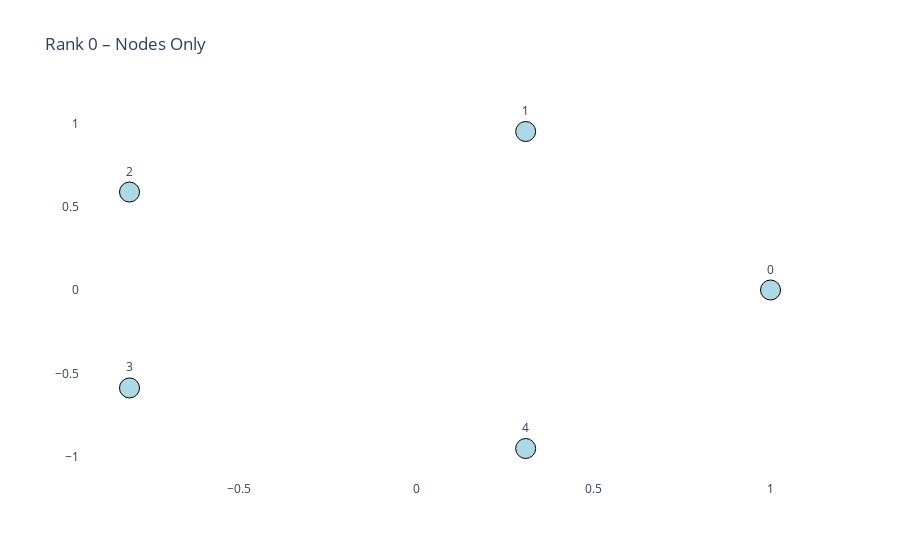
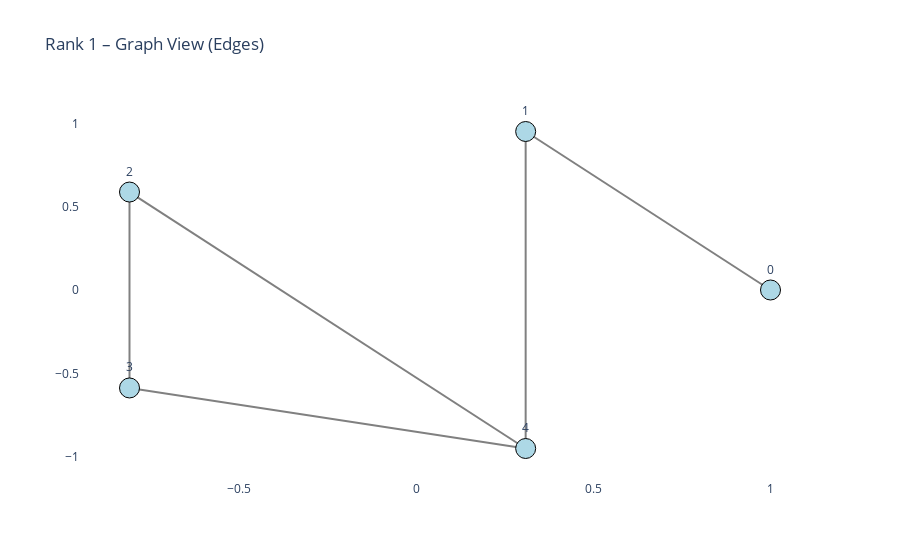
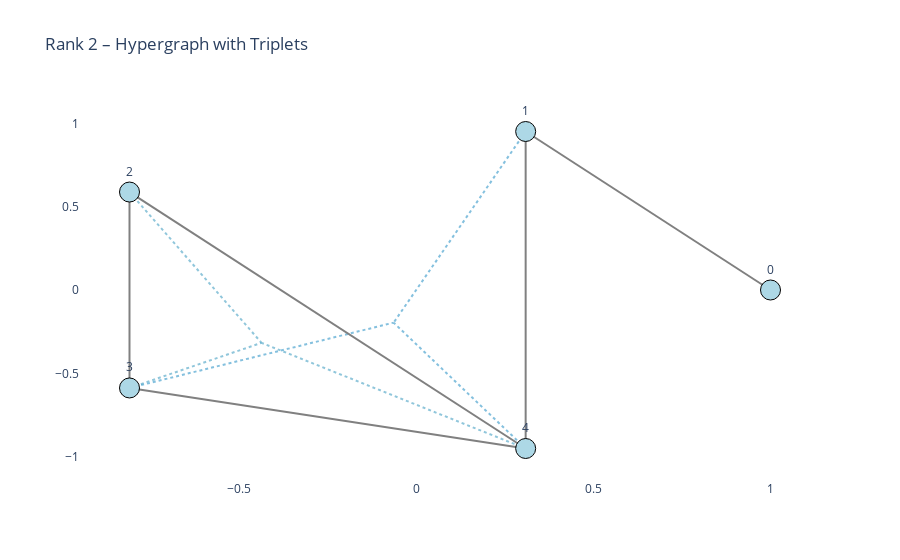

Write notebook code for charts like these, in order.
### Code cell
import plotly.graph_objects as go
import numpy as np

# --- Helpers ---
def layout_nodes(cc_nodes):
    n = len(cc_nodes)
    theta = np.linspace(0, 2 * np.pi, n, endpoint=False)
    return {node: (np.cos(t), np.sin(t)) for node, t in zip(cc_nodes, theta)}

def add_node_trace(pos, node_color="lightblue"):
    x, y = zip(*[pos[n] for n in pos])
    return go.Scatter(
        x=x, y=y, mode="markers+text",
        marker=dict(size=20, color=node_color, line=dict(color="black", width=1)),
        text=list(pos.keys()), textposition="top center", hoverinfo="text"
    )

def add_edge_trace(pos, edges, color="gray"):
    edge_x, edge_y = [], []
    for i, j in edges:
        x0, y0 = pos[i]
        x1, y1 = pos[j]
        edge_x += [x0, x1, None]
        edge_y += [y0, y1, None]
    return go.Scatter(x=edge_x, y=edge_y, mode="lines", line=dict(width=2, color=color), hoverinfo="none")

def add_hyperedge_trace(pos, triplets, colorscale="Viridis"):
    triplet_traces = []
    for i, triplet in enumerate(triplets):
        pts = np.array([pos[n] for n in triplet])
        cx, cy = pts.mean(axis=0)
        for n in triplet:
            x0, y0 = pos[n]
            triplet_traces.append(
                go.Scatter(
                    x=[x0, cx], y=[y0, cy],
                    mode="lines",
                    line=dict(color=f"rgba({50+20*i%255},{150+i*10%255},{200-i*5%255},0.6)", width=2, dash="dot"),
                    hoverinfo="none"
                )
            )
    return triplet_traces

# --- Load Pos + Layers ---
pos = layout_nodes(cc_data["nodes"])
edges = [tuple(e) for e in cc_data["edges"]]
triplets = [tuple(t) for t in cc_data["triplets"]]

# --- Layered Figures ---
figs = []

# Rank 0 (nodes)
fig0 = go.Figure()
fig0.add_trace(add_node_trace(pos))
fig0.update_layout(title="Rank 0 – Nodes Only", plot_bgcolor="white", showlegend=False)
figs.append(fig0)

# Rank 1 (graph)
fig1 = go.Figure()
fig1.add_trace(add_edge_trace(pos, edges))
fig1.add_trace(add_node_trace(pos))
fig1.update_layout(title="Rank 1 – Graph View (Edges)", plot_bgcolor="white", showlegend=False)
figs.append(fig1)

# Rank 2 (hypergraph)
fig2 = go.Figure()
for trace in add_hyperedge_trace(pos, triplets):
    fig2.add_trace(trace)
fig2.add_trace(add_edge_trace(pos, edges))
fig2.add_trace(add_node_trace(pos))
fig2.update_layout(title="Rank 2 – Hypergraph with Triplets", plot_bgcolor="white", showlegend=False)
figs.append(fig2)

# --- Show All ---
for f in figs:
    f.show()

### Figure 1 — Plotly figure (JSON) as saved in the notebook; plotly's stock layout.template omitted (floating-point values rounded to 4 significant figures)
{"data": [{"hoverinfo": "text", "marker": {"color": "lightblue", "line": {"color": "black", "width": 1}, "size": 20}, "mode": "markers+text", "text": ["0", "1", "2", "3", "4"], "textposition": "top center", "x": [1.0, 0.309, -0.809, -0.809, 0.309], "y": [0.0, 0.9511, 0.5878, -0.5878, -0.9511], "type": "scatter"}], "layout": {"title": {"text": "Rank 0 – Nodes Only"}, "plot_bgcolor": "white", "showlegend": false}}

### Figure 2 — Plotly figure (JSON) as saved in the notebook; plotly's stock layout.template omitted (floating-point values rounded to 4 significant figures)
{"data": [{"hoverinfo": "none", "line": {"color": "gray", "width": 2}, "mode": "lines", "x": [1.0, 0.309, null, 0.309, 0.309, null, -0.809, -0.809, null, -0.809, 0.309, null, -0.809, 0.309, null], "y": [0.0, 0.9511, null, 0.9511, -0.9511, null, 0.5878, -0.5878, null, 0.5878, -0.9511, null, -0.5878, -0.9511, null], "type": "scatter"}, {"hoverinfo": "text", "marker": {"color": "lightblue", "line": {"color": "black", "width": 1}, "size": 20}, "mode": "markers+text", "text": ["0", "1", "2", "3", "4"], "textposition": "top center", "x": [1.0, 0.309, -0.809, -0.809, 0.309], "y": [0.0, 0.9511, 0.5878, -0.5878, -0.9511], "type": "scatter"}], "layout": {"title": {"text": "Rank 1 – Graph View (Edges)"}, "plot_bgcolor": "white", "showlegend": false}}

### Figure 3 — Plotly figure (JSON) as saved in the notebook; plotly's stock layout.template omitted (floating-point values rounded to 4 significant figures)
{"data": [{"hoverinfo": "none", "line": {"color": "rgba(50,150,200,0.6)", "dash": "dot", "width": 2}, "mode": "lines", "x": [0.309, -0.06366], "y": [0.9511, -0.1959], "type": "scatter"}, {"hoverinfo": "none", "line": {"color": "rgba(50,150,200,0.6)", "dash": "dot", "width": 2}, "mode": "lines", "x": [-0.809, -0.06366], "y": [-0.5878, -0.1959], "type": "scatter"}, {"hoverinfo": "none", "line": {"color": "rgba(50,150,200,0.6)", "dash": "dot", "width": 2}, "mode": "lines", "x": [0.309, -0.06366], "y": [-0.9511, -0.1959], "type": "scatter"}, {"hoverinfo": "none", "line": {"color": "rgba(70,160,195,0.6)", "dash": "dot", "width": 2}, "mode": "lines", "x": [-0.809, -0.4363], "y": [0.5878, -0.317], "type": "scatter"}, {"hoverinfo": "none", "line": {"color": "rgba(70,160,195,0.6)", "dash": "dot", "width": 2}, "mode": "lines", "x": [-0.809, -0.4363], "y": [-0.5878, -0.317], "type": "scatter"}, {"hoverinfo": "none", "line": {"color": "rgba(70,160,195,0.6)", "dash": "dot", "width": 2}, "mode": "lines", "x": [0.309, -0.4363], "y": [-0.9511, -0.317], "type": "scatter"}, {"hoverinfo": "none", "line": {"color": "gray", "width": 2}, "mode": "lines", "x": [1.0, 0.309, null, 0.309, 0.309, null, -0.809, -0.809, null, -0.809, 0.309, null, -0.809, 0.309, null], "y": [0.0, 0.9511, null, 0.9511, -0.9511, null, 0.5878, -0.5878, null, 0.5878, -0.9511, null, -0.5878, -0.9511, null], "type": "scatter"}, {"hoverinfo": "text", "marker": {"color": "lightblue", "line": {"color": "black", "width": 1}, "size": 20}, "mode": "markers+text", "text": ["0", "1", "2", "3", "4"], "textposition": "top center", "x": [1.0, 0.309, -0.809, -0.809, 0.309], "y": [0.0, 0.9511, 0.5878, -0.5878, -0.9511], "type": "scatter"}], "layout": {"title": {"text": "Rank 2 – Hypergraph with Triplets"}, "plot_bgcolor": "white", "showlegend": false}}
